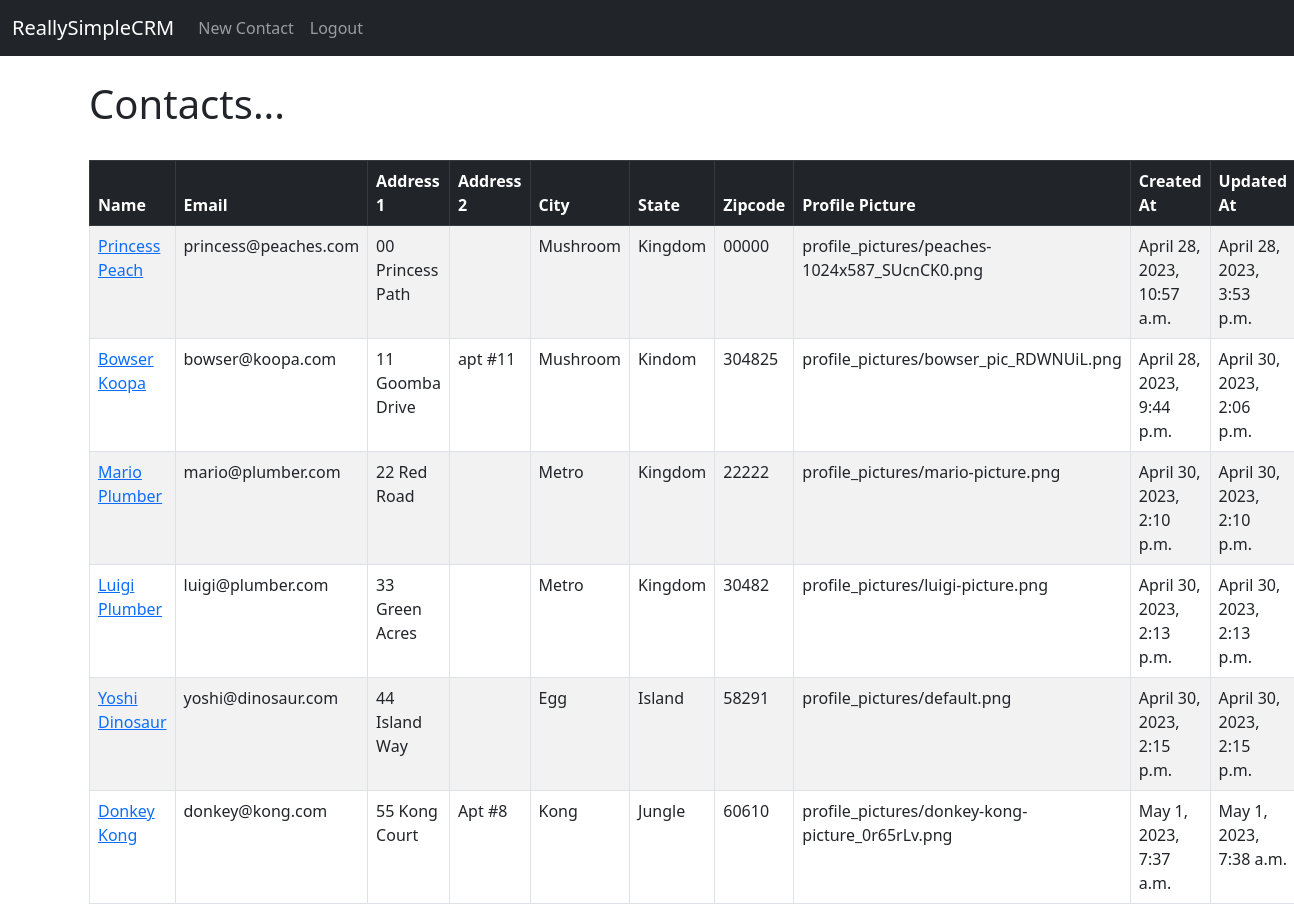
The app's page / (signed in) with its own data.
### reallysimplecrm/models.py (models this page shows, shortened)
class Contact(models.Model):
    created_at = models.DateTimeField(auto_now_add=True)
    user = models.ForeignKey(User, on_delete=models.CASCADE)
    first_name = models.CharField(max_length=100)
    last_name = models.CharField(max_length=100)
    email = models.EmailField(blank=True, null=True)
    address_line_1 = models.CharField(max_length=100, blank=True, null=True)
    address_line_2 = models.CharField(max_length=100, blank=True, null=True)
    city = models.CharField(max_length=100, blank=True, null=True)
    state = models.CharField(max_length=100, blank=True, null=True)
    zipcode = models.CharField(max_length=10, blank=True, null=True)
    profile_picture = models.ImageField(upload_to='profile_pictures/', blank=True, null=True, default='profile_pictures/default.png')
    updated_at = models.DateTimeField(auto_now=True)

### reallysimplecrm/views.py (the view)
# urls.py: 2. Add a URL to urlpatterns:  path('', views.home, name='home')
def home(request):
    contacts = Contact.objects.all()
    if request.method == 'POST':
        username = request.POST['username']
        password = request.POST['password']
        user = authenticate(request, username=username, password=password)
        if user is not None:
            login(request, user)
            messages.success(request, "You Have Been Logged In!")
            return redirect('home')
        else:
            messages.success(
                request, "There Was An Error Logging In, Please Try Again...")
            return redirect('home')
    else:
        return render(request, 'home.html', {'contacts':contacts})

### reallysimplecrm/templates/home.html (shortened to what this page needs)
{% extends 'base.html' %}
{% block content %}
    {% if user.is_authenticated %}
    <h1>Contacts...</h1>
    <br />
    <table class="table table-striped table-hover table-bordered">
      <thead class="table-dark">
        <tr>
          <th scope="col">Name</th>
          <th scope="col">Email</th>
          <th scope="col">Address 1</th>
          <th scope="col">Address 2</th>
          <th scope="col">City</th>
          <th scope="col">State</th>
          <th scope="col">Zipcode</th>
          <th scope="col">Profile Picture</th>
          <th scope="col">Created At</th>
          <th scope="col">Updated At</th>
        </tr>
      </thead>
      <tbody>
      {% if contacts %}
        {% for contact in contacts%}
      <tr>
          <td><a href="{% url 'contact_detail' contact.id %}">{{ contact.first_name }}
              {{ contact.last_name }}</a></td>
            <td>{{ contact.email }}</td>
              <td>{{ contact.address_line_1 }}</td>
                <td>{{ contact.address_line_2 }}</td>
                  <td>{{ contact.city }}</td>
                    <td>{{ contact.state }}</td>
                      <td>{{ contact.zipcode }}</td>
                        <td>{{ contact.profile_picture }}</td>
                          <td>{% load tz %}{{ contact.created_at }}</td>
                            <td>{% load tz %}{{ contact.updated_at|timezone:"America/Chicago" }}</td>
        </tr>
      {% endfor %}
    {% endif %}
      </tbody>
    </table>
{% endif %}
{% endblock %}

### records on screen
Contact: first_name "Princess", last_name "Peach", email "princess@peaches.com", address_line_1 "00 Princess Path", city "Mushroom", state "Kingdom", zipcode "00000", profile_picture "profile_pictures/peaches-1024x587_SUcnCK0.png", created_at "April 28, 2023, 10:57 a.m.", updated_at "April 28, 2023, 3:53 p.m."
Contact: first_name "Bowser", last_name "Koopa", email "bowser@koopa.com", address_line_1 "11 Goomba Drive", address_line_2 "apt #11", city "Mushroom", state "Kindom", zipcode "304825", profile_picture "profile_pictures/bowser_pic_RDWNUiL.png", created_at "April 28, 2023, 9:44 p.m.", updated_at "April 30, 2023, 2:06 p.m."
Contact: first_name "Mario", last_name "Plumber", email "mario@plumber.com", address_line_1 "22 Red Road", city "Metro", state "Kingdom", zipcode "22222", profile_picture "profile_pictures/mario-picture.png", created_at "April 30, 2023, 2:10 p.m.", updated_at "April 30, 2023, 2:10 p.m."
Contact: first_name "Luigi", last_name "Plumber", email "luigi@plumber.com", address_line_1 "33 Green Acres", city "Metro", state "Kingdom", zipcode "30482", profile_picture "profile_pictures/luigi-picture.png", created_at "April 30, 2023, 2:13 p.m.", updated_at "April 30, 2023, 2:13 p.m."
Contact: first_name "Yoshi", last_name "Dinosaur", email "yoshi@dinosaur.com", address_line_1 "44 Island Way", city "Egg", state "Island", zipcode "58291", profile_picture "profile_pictures/default.png", created_at "April 30, 2023, 2:15 p.m.", updated_at "April 30, 2023, 2:15 p.m."
Contact: first_name "Donkey", last_name "Kong", email "donkey@kong.com", address_line_1 "55 Kong Court", address_line_2 "Apt #8", city "Kong", state "Jungle", zipcode "60610", profile_picture "profile_pictures/donkey-kong-picture_0r65rLv.png", created_at "May 1, 2023, 7:37 a.m.", updated_at "May 1, 2023, 7:38 a.m."
